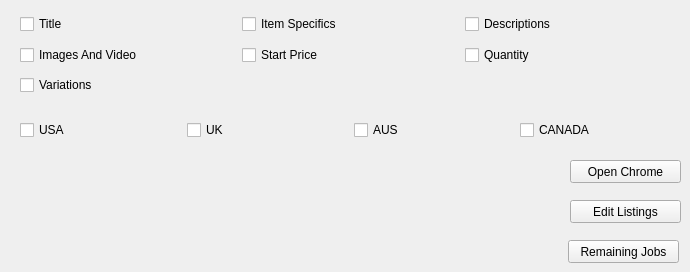
    <widget class="QWidget" name="editingTab">
     <attribute name="title">
      <string>Editing BOT</string>
     </attribute>
     <widget class="QPushButton" name="editListing">
      <property name="geometry">
       <rect>
        <x>570</x>
        <y>200</y>
        <width>111</width>
        <height>23</height>
       </rect>
      </property>
      <property name="text">
       <string>Edit Listings</string>
      </property>
     </widget>
     <widget class="QPushButton" name="openChromeEditing">
      <property name="geometry">
       <rect>
        <x>570</x>
        <y>160</y>
        <width>111</width>
        <height>23</height>
       </rect>
      </property>
      <property name="text">
       <string>Open Chrome</string>
      </property>
     </widget>
     <widget class="QWidget" name="horizontalLayoutWidget">
      <property name="geometry">
       <rect>
        <x>20</x>
        <y>9</y>
        <width>661</width>
        <height>31</height>
       </rect>
      </property>
      <layout class="QHBoxLayout" name="horizontalLayout_2">
       <item>
        <widget class="QCheckBox" name="edit_title">
         <property name="text">
          <string>Title</string>
         </property>
        </widget>
       </item>
       <item>
        <widget class="QCheckBox" name="edit_itemSpecific">
         <property name="text">
          <string>Item Specifics</string>
         </property>
        </widget>
       </item>
       <item>
        <widget class="QCheckBox" name="edit_desc">
         <property name="text">
          <string>Descriptions</string>
         </property>
        </widget>
       </item>
      </layout>
     </widget>
     <widget class="QWidget" name="horizontalLayoutWidget_2">
      <property name="geometry">
       <rect>
        <x>20</x>
        <y>40</y>
        <width>661</width>
        <height>31</height>
       </rect>
      </property>
      <layout class="QHBoxLayout" name="horizontalLayout_5">
       <item>
        <widget class="QCheckBox" name="edit_images">
         <property name="text">
          <string>Images And Video</string>
         </property>
        </widget>
       </item>
       <item>
        <widget class="QCheckBox" name="edit_price">
         <property name="text">
          <string>Start Price</string>
         </property>
        </widget>
       </item>
       <item>
        <widget class="QCheckBox" name="edit_quantity">
         <property name="text">
          <string>Quantity</string>
         </property>
        </widget>
       </item>
      </layout>
     </widget>
     <widget class="QWidget" name="horizontalLayoutWidget_5">
      <property name="geometry">
       <rect>
        <x>20</x>
        <y>110</y>
        <width>661</width>
        <height>41</height>
       </rect>
      </property>
      <layout class="QHBoxLayout" name="horizontalLayout_11">
       <item>
        <widget class="QCheckBox" name="edit_usa">
         <property name="text">
          <string>USA</string>
         </property>
        </widget>
       </item>
       <item>
        <widget class="QCheckBox" name="edit_uk">
         <property name="text">
          <string>UK</string>
         </property>
        </widget>
       </item>
       <item>
        <widget class="QCheckBox" name="edit_aus">
         <property name="text">
          <string>AUS</string>
         </property>
        </widget>
       </item>
       <item>
        <widget class="QCheckBox" name="edit_canada">
         <property name="text">
          <string>CANADA</string>
         </property>
        </widget>
       </item>
      </layout>
     </widget>
     <widget class="QWidget" name="horizontalLayoutWidget_3">
      <property name="geometry">
       <rect>
        <x>20</x>
        <y>70</y>
        <width>661</width>
        <height>31</height>
       </rect>
      </property>
      <layout class="QHBoxLayout" name="horizontalLayout_6">
       <item>
        <widget class="QCheckBox" name="edit_variation">
         <property name="text">
          <string>Variations</string>
         </property>
        </widget>
       </item>
      </layout>
     </widget>
     <widget class="QPushButton" name="jobCount_2">
      <property name="geometry">
       <rect>
        <x>568</x>
        <y>240</y>
        <width>111</width>
        <height>23</height>
       </rect>
      </property>
      <property name="minimumSize">
       <size>
        <width>0</width>
        <height>23</height>
       </size>
      </property>
      <property name="text">
       <string>Remaining Jobs</string>
      </property>
     </widget>
    </widget>
